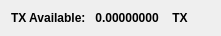
    <widget class="QWidget" name="layoutWidget_3">
     <property name="geometry">
      <rect>
       <x>330</x>
       <y>10</y>
       <width>221</width>
       <height>16</height>
      </rect>
     </property>
     <layout class="QHBoxLayout" name="horizontalLayout">
      <item>
       <widget class="QLabel" name="label232_2">
        <property name="font">
         <font>
          <weight>75</weight>
          <bold>true</bold>
         </font>
        </property>
        <property name="text">
         <string>TX Available:</string>
        </property>
       </widget>
      </item>
      <item>
       <widget class="QLabel" name="TXAvailableLabel">
        <property name="palette">
         <palette>
          <active>
           <colorrole role="WindowText">
            <brush brushstyle="SolidPattern">
             <color alpha="255">
              <red>0</red>
              <green>0</green>
              <blue>0</blue>
             </color>
            </brush>
           </colorrole>
           <colorrole role="Button">
            <brush brushstyle="SolidPattern">
             <color alpha="255">
              <red>0</red>
              <green>170</green>
              <blue>0</blue>
             </color>
            </brush>
           </colorrole>
           <colorrole role="Light">
            <brush brushstyle="SolidPattern">
             <color alpha="255">
              <red>0</red>
              <green>255</green>
              <blue>0</blue>
             </color>
            </brush>
           </colorrole>
           <colorrole role="Midlight">
            <brush brushstyle="SolidPattern">
             <color alpha="255">
              <red>0</red>
              <green>212</green>
              <blue>0</blue>
             </color>
            </brush>
           </colorrole>
           <colorrole role="Dark">
            <brush brushstyle="SolidPattern">
             <color alpha="255">
              <red>0</red>
              <green>85</green>
              <blue>0</blue>
             </color>
            </brush>
           </colorrole>
           <colorrole role="Mid">
            <brush brushstyle="SolidPattern">
             <color alpha="255">
              <red>0</red>
              <green>113</green>
              <blue>0</blue>
             </color>
            </brush>
           </colorrole>
           <colorrole role="Text">
            <brush brushstyle="SolidPattern">
             <color alpha="255">
              <red>0</red>
              <green>170</green>
              <blue>0</blue>
             </color>
            </brush>
           </colorrole>
           <colorrole role="BrightText">
            <brush brushstyle="SolidPattern">
             <color alpha="255">
              <red>255</red>
              <green>255</green>
              <blue>255</blue>
             </color>
            </brush>
           </colorrole>
           <colorrole role="ButtonText">
            <brush brushstyle="SolidPattern">
             <color alpha="255">
              <red>0</red>
              <green>0</green>
              <blue>0</blue>
             </color>
            </brush>
           </colorrole>
           <colorrole role="Base">
            <brush brushstyle="SolidPattern">
             <color alpha="255">
              <red>255</red>
              <green>255</green>
              <blue>255</blue>
             </color>
            </brush>
           </colorrole>
           <colorrole role="Window">
            <brush brushstyle="SolidPattern">
             <color alpha="255">
              <red>0</red>
              <green>170</green>
              <blue>0</blue>
             </color>
            </brush>
           </colorrole>
           <colorrole role="Shadow">
            <brush brushstyle="SolidPattern">
             <color alpha="255">
              <red>0</red>
              <green>0</green>
              <blue>0</blue>
             </color>
            </brush>
           </colorrole>
           <colorrole role="AlternateBase">
            <brush brushstyle="SolidPattern">
             <color alpha="255">
              <red>127</red>
              <green>212</green>
              <blue>127</blue>
             </color>
            </brush>
           </colorrole>
           <colorrole role="ToolTipBase">
            <brush brushstyle="SolidPattern">
             <color alpha="255">
              <red>255</red>
              <green>255</green>
              <blue>220</blue>
             </color>
            </brush>
           </colorrole>
           <colorrole role="ToolTipText">
            <brush brushstyle="SolidPattern">
             <color alpha="255">
              <red>0</red>
              <green>0</green>
              <blue>0</blue>
             </color>
            </brush>
           </colorrole>
          </active>
          <inactive>
           <colorrole role="WindowText">
            <brush brushstyle="SolidPattern">
             <color alpha="255">
              <red>0</red>
              <green>0</green>
              <blue>0</blue>
             </color>
            </brush>
           </colorrole>
           <colorrole role="Button">
            <brush brushstyle="SolidPattern">
             <color alpha="255">
              <red>0</red>
              <green>170</green>
              <blue>0</blue>
             </color>
            </brush>
           </colorrole>
           <colorrole role="Light">
            <brush brushstyle="SolidPattern">
             <color alpha="255">
              <red>0</red>
              <green>255</green>
              <blue>0</blue>
             </color>
            </brush>
           </colorrole>
           <colorrole role="Midlight">
            <brush brushstyle="SolidPattern">
             <color alpha="255">
              <red>0</red>
              <green>212</green>
              <blue>0</blue>
             </color>
            </brush>
           </colorrole>
           <colorrole role="Dark">
            <brush brushstyle="SolidPattern">
             <color alpha="255">
              <red>0</red>
              <green>85</green>
              <blue>0</blue>
             </color>
            </brush>
           </colorrole>
           <colorrole role="Mid">
            <brush brushstyle="SolidPattern">
             <color alpha="255">
              <red>0</red>
              <green>113</green>
              <blue>0</blue>
             </color>
            </brush>
           </colorrole>
           <colorrole role="Text">
            <brush brushstyle="SolidPattern">
             <color alpha="255">
              <red>0</red>
              <green>170</green>
              <blue>0</blue>
             </color>
            </brush>
           </colorrole>
           <colorrole role="BrightText">
            <brush brushstyle="SolidPattern">
             <color alpha="255">
              <red>255</red>
              <green>255</green>
              <blue>255</blue>
             </color>
            </brush>
           </colorrole>
           <colorrole role="ButtonText">
            <brush brushstyle="SolidPattern">
             <color alpha="255">
              <red>0</red>
              <green>0</green>
              <blue>0</blue>
             </color>
            </brush>
           </colorrole>
           <colorrole role="Base">
            <brush brushstyle="SolidPattern">
             <color alpha="255">
              <red>255</red>
              <green>255</green>
              <blue>255</blue>
             </color>
            </brush>
           </colorrole>
           <colorrole role="Window">
            <brush brushstyle="SolidPattern">
             <color alpha="255">
              <red>0</red>
              <green>170</green>
              <blue>0</blue>
             </color>
            </brush>
           </colorrole>
           <colorrole role="Shadow">
            <brush brushstyle="SolidPattern">
             <color alpha="255">
              <red>0</red>
              <green>0</green>
              <blue>0</blue>
             </color>
            </brush>
           </colorrole>
           <colorrole role="AlternateBase">
            <brush brushstyle="SolidPattern">
             <color alpha="255">
              <red>127</red>
              <green>212</green>
              <blue>127</blue>
             </color>
            </brush>
           </colorrole>
           <colorrole role="ToolTipBase">
            <brush brushstyle="SolidPattern">
             <color alpha="255">
              <red>255</red>
              <green>255</green>
              <blue>220</blue>
             </color>
            </brush>
           </colorrole>
           <colorrole role="ToolTipText">
            <brush brushstyle="SolidPattern">
             <color alpha="255">
              <red>0</red>
              <green>0</green>
              <blue>0</blue>
             </color>
            </brush>
           </colorrole>
          </inactive>
          <disabled>
           <colorrole role="WindowText">
            <brush brushstyle="SolidPattern">
             <color alpha="255">
              <red>0</red>
              <green>85</green>
              <blue>0</blue>
             </color>
            </brush>
           </colorrole>
           <colorrole role="Button">
            <brush brushstyle="SolidPattern">
             <color alpha="255">
              <red>0</red>
              <green>170</green>
              <blue>0</blue>
             </color>
            </brush>
           </colorrole>
           <colorrole role="Light">
            <brush brushstyle="SolidPattern">
             <color alpha="255">
              <red>0</red>
              <green>255</green>
              <blue>0</blue>
             </color>
            </brush>
           </colorrole>
           <colorrole role="Midlight">
            <brush brushstyle="SolidPattern">
             <color alpha="255">
              <red>0</red>
              <green>212</green>
              <blue>0</blue>
             </color>
            </brush>
           </colorrole>
           <colorrole role="Dark">
            <brush brushstyle="SolidPattern">
             <color alpha="255">
              <red>0</red>
              <green>85</green>
              <blue>0</blue>
             </color>
            </brush>
           </colorrole>
           <colorrole role="Mid">
            <brush brushstyle="SolidPattern">
             <color alpha="255">
              <red>0</red>
              <green>113</green>
              <blue>0</blue>
             </color>
            </brush>
           </colorrole>
           <colorrole role="Text">
            <brush brushstyle="SolidPattern">
             <color alpha="255">
              <red>0</red>
              <green>85</green>
              <blue>0</blue>
             </color>
            </brush>
           </colorrole>
           <colorrole role="BrightText">
            <brush brushstyle="SolidPattern">
             <color alpha="255">
              <red>255</red>
              <green>255</green>
              <blue>255</blue>
             </color>
            </brush>
           </colorrole>
           <colorrole role="ButtonText">
            <brush brushstyle="SolidPattern">
             <color alpha="255">
              <red>0</red>
              <green>85</green>
              <blue>0</blue>
             </color>
            </brush>
           </colorrole>
           <colorrole role="Base">
            <brush brushstyle="SolidPattern">
             <color alpha="255">
              <red>0</red>
              <green>170</green>
              <blue>0</blue>
             </color>
            </brush>
           </colorrole>
           <colorrole role="Window">
            <brush brushstyle="SolidPattern">
             <color alpha="255">
              <red>0</red>
              <green>170</green>
              <blue>0</blue>
             </color>
            </brush>
           </colorrole>
           <colorrole role="Shadow">
            <brush brushstyle="SolidPattern">
             <color alpha="255">
              <red>0</red>
              <green>0</green>
              <blue>0</blue>
             </color>
            </brush>
           </colorrole>
           <colorrole role="AlternateBase">
            <brush brushstyle="SolidPattern">
             <color alpha="255">
              <red>0</red>
              <green>170</green>
              <blue>0</blue>
             </color>
            </brush>
           </colorrole>
           <colorrole role="ToolTipBase">
            <brush brushstyle="SolidPattern">
             <color alpha="255">
              <red>255</red>
              <green>255</green>
              <blue>220</blue>
             </color>
            </brush>
           </colorrole>
           <colorrole role="ToolTipText">
            <brush brushstyle="SolidPattern">
             <color alpha="255">
              <red>0</red>
              <green>0</green>
              <blue>0</blue>
             </color>
            </brush>
           </colorrole>
          </disabled>
         </palette>
        </property>
        <property name="font">
         <font>
          <weight>75</weight>
          <bold>true</bold>
         </font>
        </property>
        <property name="text">
         <string> 0.00000000 </string>
        </property>
        <property name="textInteractionFlags">
         <set>Qt::LinksAccessibleByMouse|Qt::TextSelectableByKeyboard|Qt::TextSelectableByMouse</set>
        </property>
       </widget>
      </item>
      <item>
       <widget class="QLabel" name="labelTX">
        <property name="font">
         <font>
          <weight>75</weight>
          <bold>true</bold>
         </font>
        </property>
        <property name="text">
         <string> TX</string>
        </property>
       </widget>
      </item>
     </layout>
    </widget>
